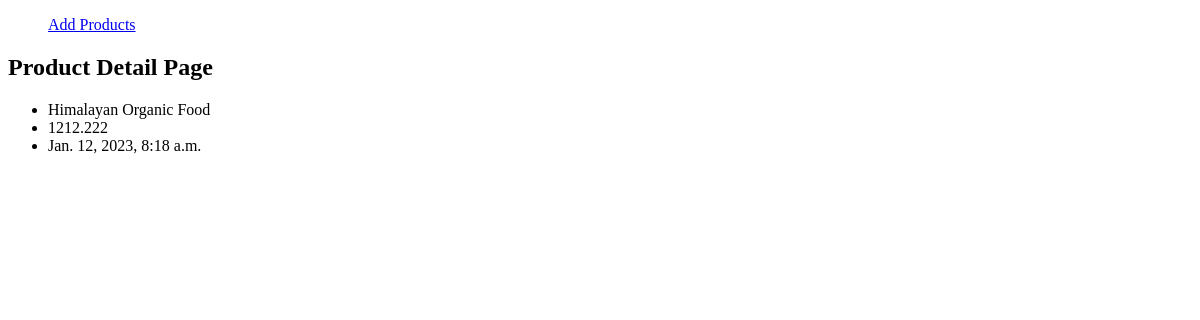
The app's page /product/detail/1/admin, older data.
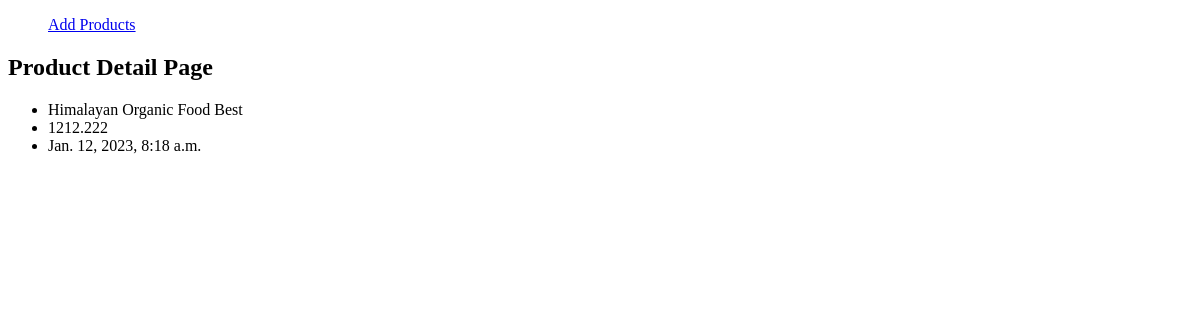
The same page, newer data.
### product/models.py (models this page shows, shortened)
class Product(models.Model):
    name = models.CharField(max_length=99)
    quantity = models.IntegerField()
    price = models.FloatField()

### class_website/views.py (the view)
# urls.py: path('product/detail/<int:pk>/<slug:name>', ProductDetailView.as_view() ),
class ProductDetailView(DetailView):
    template_name = 'class_website/product_detail.html'
    context_object_name = 'product'
    queryset = Product.objects.all()
    def get_object(self):
        obj = super().get_object()
        print(self.kwargs["name"])
        obj.last_accessed = datetime.now()
        obj.save()
        return obj

### class_website/templates/class_website/product_detail.html
{% extends "base.html" %}
{% block body %}
    <h2>Product Detail Page</h2>
    <ul>
        <li>{{product.name}}</li>
        <li>{{product.price}}</li>
        <li>{{product.last_accessed}}</li>
    </ul>
{% endblock %}

Row changes from the older to the newer data that the page shows:
changed Product: name "Himalayan Organic Food" → "Himalayan Organic Food Best"
